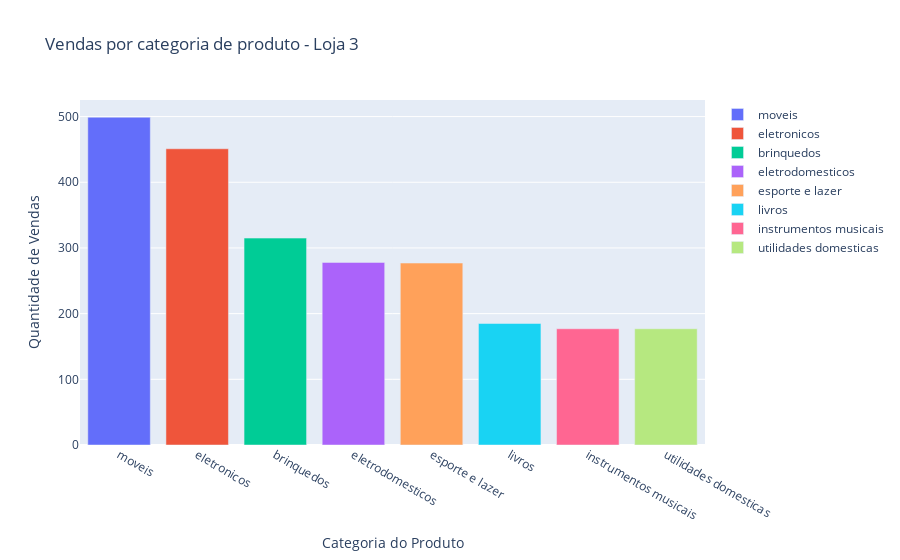

Notebook source saved alongside this figure:
### Markdown cell above
### Vendas por categoria - Loja 3

### Code cell
fig = px.bar(vendas_categoria_loja3,
             x='Categoria do Produto',
             y='Quantidade de vendas', 
             color='Categoria do Produto', 
             title='Vendas por categoria de produto - Loja 3')

fig.update_layout(legend_title_text='')
fig.update_yaxes(title_text='Quantidade de Vendas')

fig.show()

### Figure 1 — Plotly figure (JSON) as saved in the notebook; plotly's stock layout.template omitted (floating-point values rounded to 4 significant figures)
{"data": [{"hovertemplate": "Categoria do Produto=%{x}<br>Quantidade de vendas=%{y}<extra></extra>", "legendgroup": "moveis", "marker": {"color": "#636efa", "pattern": {"shape": ""}}, "name": "moveis", "orientation": "v", "showlegend": true, "textposition": "auto", "type": "bar", "x": ["moveis"], "xaxis": "x", "y": [499], "yaxis": "y"}, {"hovertemplate": "Categoria do Produto=%{x}<br>Quantidade de vendas=%{y}<extra></extra>", "legendgroup": "eletronicos", "marker": {"color": "#EF553B", "pattern": {"shape": ""}}, "name": "eletronicos", "orientation": "v", "showlegend": true, "textposition": "auto", "type": "bar", "x": ["eletronicos"], "xaxis": "x", "y": [451], "yaxis": "y"}, {"hovertemplate": "Categoria do Produto=%{x}<br>Quantidade de vendas=%{y}<extra></extra>", "legendgroup": "brinquedos", "marker": {"color": "#00cc96", "pattern": {"shape": ""}}, "name": "brinquedos", "orientation": "v", "showlegend": true, "textposition": "auto", "type": "bar", "x": ["brinquedos"], "xaxis": "x", "y": [315], "yaxis": "y"}, {"hovertemplate": "Categoria do Produto=%{x}<br>Quantidade de vendas=%{y}<extra></extra>", "legendgroup": "eletrodomesticos", "marker": {"color": "#ab63fa", "pattern": {"shape": ""}}, "name": "eletrodomesticos", "orientation": "v", "showlegend": true, "textposition": "auto", "type": "bar", "x": ["eletrodomesticos"], "xaxis": "x", "y": [278], "yaxis": "y"}, {"hovertemplate": "Categoria do Produto=%{x}<br>Quantidade de vendas=%{y}<extra></extra>", "legendgroup": "esporte e lazer", "marker": {"color": "#FFA15A", "pattern": {"shape": ""}}, "name": "esporte e lazer", "orientation": "v", "showlegend": true, "textposition": "auto", "type": "bar", "x": ["esporte e lazer"], "xaxis": "x", "y": [277], "yaxis": "y"}, {"hovertemplate": "Categoria do Produto=%{x}<br>Quantidade de vendas=%{y}<extra></extra>", "legendgroup": "livros", "marker": {"color": "#19d3f3", "pattern": {"shape": ""}}, "name": "livros", "orientation": "v", "showlegend": true, "textposition": "auto", "type": "bar", "x": ["livros"], "xaxis": "x", "y": [185], "yaxis": "y"}, {"hovertemplate": "Categoria do Produto=%{x}<br>Quantidade de vendas=%{y}<extra></extra>", "legendgroup": "instrumentos musicais", "marker": {"color": "#FF6692", "pattern": {"shape": ""}}, "name": "instrumentos musicais", "orientation": "v", "showlegend": true, "textposition": "auto", "type": "bar", "x": ["instrumentos musicais"], "xaxis": "x", "y": [177], "yaxis": "y"}, {"hovertemplate": "Categoria do Produto=%{x}<br>Quantidade de vendas=%{y}<extra></extra>", "legendgroup": "utilidades domesticas", "marker": {"color": "#B6E880", "pattern": {"shape": ""}}, "name": "utilidades domesticas", "orientation": "v", "showlegend": true, "textposition": "auto", "type": "bar", "x": ["utilidades domesticas"], "xaxis": "x", "y": [177], "yaxis": "y"}], "layout": {"barmode": "relative", "legend": {"title": {"text": ""}, "tracegroupgap": 0}, "title": {"text": "Vendas por categoria de produto - Loja 3"}, "xaxis": {"anchor": "y", "categoryarray": ["moveis", "eletronicos", "brinquedos", "eletrodomesticos", "esporte e lazer", "livros", "instrumentos musicais", "utilidades domesticas"], "categoryorder": "array", "domain": [0, 1], "title": {"text": "Categoria do Produto"}}, "yaxis": {"anchor": "x", "domain": [0, 1], "title": {"text": "Quantidade de Vendas"}}}}
